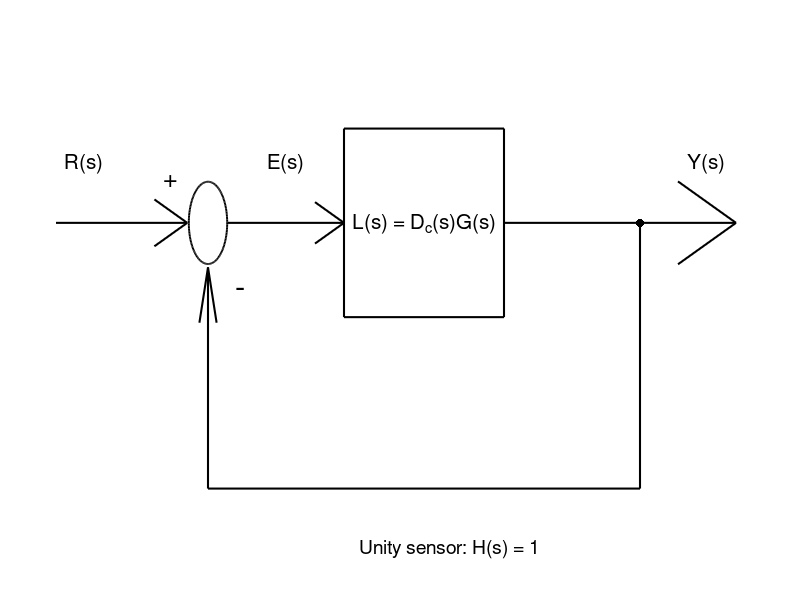
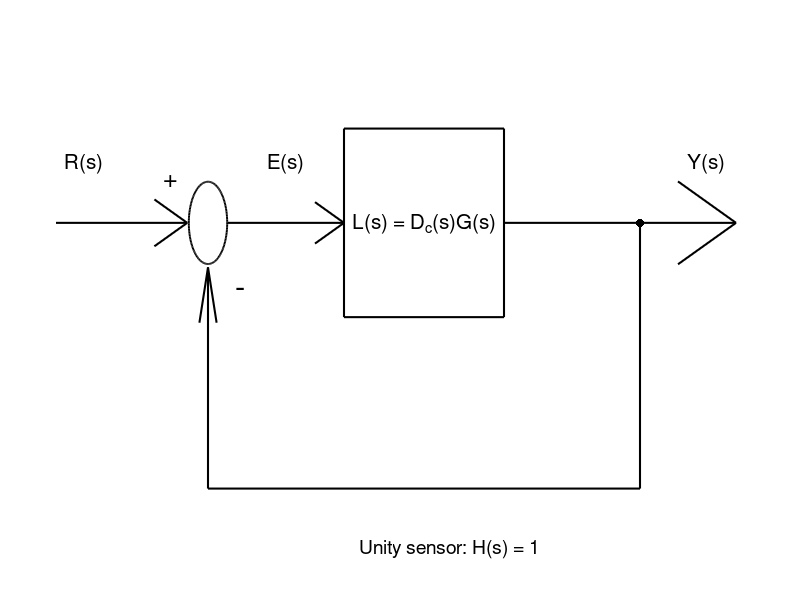
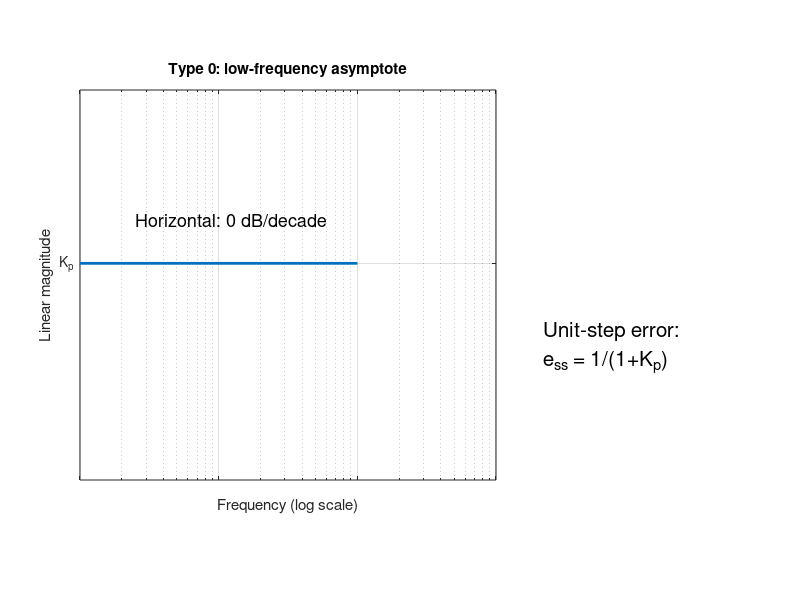
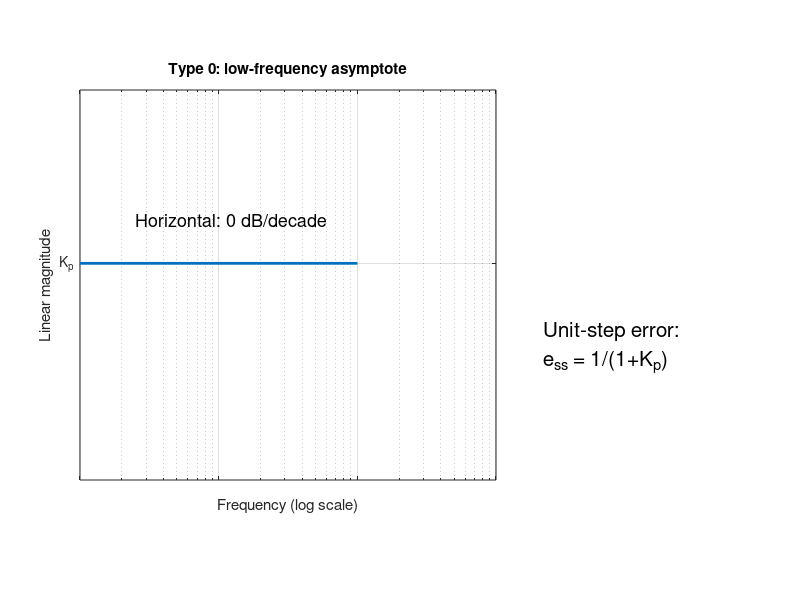

MATLAB code for these plots, in order: (Note: this script raises an error after producing the figures.)
function report = frequency_response_steady_state_errors(makeFigures)
%FREQUENCY_RESPONSE_STEADY_STATE_ERRORS FPE Section 6.1.2, Example 6.7.
% Requires MATLAB and Control System Toolbox. FALSE computes without figures.
if nargin < 1, makeFigures = true; end
s = tf('s');
L = 10/(s*(s+1)); T = feedback(L,1); S = feedback(1,L);
report.poles = pole(T);
assert(all(real(report.poles)<0),'Closed loop must be stable.');
report.Kv = dcgain(minreal(s*L)); % Algebraic evaluation of lim(s*L), not hardware cancellation.
report.stepError = dcgain(S);
report.rampError = 1/report.Kv;
report.readingFrequency = [.01 1];
report.asymptoteReadings = 10./report.readingFrequency;
report.exactReadings = abs(squeeze(freqresp(L,report.readingFrequency))).';
report.time = (0:.002:30)';
report.reference = report.time;
report.error = lsim(S,report.reference,report.time);
wd = sqrt(39)/2; t = report.time;
report.exactError = .1+exp(-t/2).*(-.1*cos(wd*t)+.95/wd*sin(wd*t));
report.maxTransientDifference = max(abs(report.error-report.exactError));
report.finalError = report.error(end);
report.finalTransientBound = exp(-t(end)/2)*hypot(.1,.95/wd);
if ~makeFigures, return; end
out = fullfile(fileparts(mfilename('fullpath')),'figures');
if ~isfolder(out), mkdir(out); end
% Feedback diagram: unity return enters the lower minus port.
f = figure('Color','w','Position',[100 100 1000 350]);
axes('Position',[0 0 1 1]); axis([0 10 0 3.5]); axis off; hold on
rectangle('Position',[4.3 1.65 2 1.1],'LineWidth',1.5);
text(5.3,2.2,'L(s) = D_c(s)G(s)','HorizontalAlignment','center','FontSize',15);
th = linspace(0,2*pi,160);plot(2.6+.24*cos(th),2.2+.24*sin(th),'k','LineWidth',1.4);
arrow([.7 2.2],[2.34 2.2]); arrow([2.85 2.2],[4.3 2.2]); arrow([6.3 2.2],[9.2 2.2]);
plot([8 8 2.6],[2.2 .65 .65],'k','LineWidth',1.5);arrow([2.6 .65],[2.6 1.94]);
plot(8,2.2,'k.','MarkerSize',18);
text(.8,2.55,'R(s)','FontSize',15);text(3.35,2.55,'E(s)','FontSize',15);text(8.6,2.55,'Y(s)','FontSize',15);
text(2.05,2.45,'+','FontSize',18);text(2.95,1.8,'-','FontSize',22);
text(4.5,.3,'Unity sensor: H(s) = 1','FontSize',14);
saveplot(f,out,'n03_error_feedback');
% Symbolic sketch, with arbitrary plot coordinates and no invented gain.
f = figure('Color','w','Position',[100 100 960 400]);
axes('Position',[.1 .2 .52 .65]);semilogx([.01 1],[1 1],'LineWidth',2);hold on;grid on
xlim([.01 10]);ylim([0 1.8]);yticks(1);yticklabels({'K_p'});xticks([.01 .1 1 10]);xticklabels({});
xlabel('Frequency (log scale)');ylabel('Linear magnitude');title('Type 0: low-frequency asymptote');
text(.025,1.2,'Horizontal: 0 dB/decade','FontSize',13);
annotation(f,'textbox',[.68 .38 .3 .22],'String',{'Unit-step error:','e_{ss} = 1/(1+K_p)'},'EdgeColor','none','FontSize',15);
saveplot(f,out,'n03_type0_asymptote');
w = logspace(-2,1,1400);
f = figure('Color','w','Position',[100 100 1000 580]);
loglog(w,10./(w.*sqrt(1+w.^2)),'LineWidth',1.8);hold on
loglog(w,10./w,'--','LineWidth',1.8);
loglog([.01 1],[1000 10],'ko','MarkerFaceColor','w','MarkerSize',8);
loglog(1,10/sqrt(2),'s','MarkerFaceColor',[0 .45 .74],'MarkerSize',8);
grid on;xlim([.008 12]);ylim([.05 2000]);xlabel('Frequency (rad/s)');ylabel('Linear loop magnitude');
title('Example 6.7: model from FPE Fig. 6.13');
legend('Exact 10/[omega sqrt(1+omega^2)]','Extended low-frequency line 10/omega','Asymptote readings','Exact at 1 rad/s','Location','southwest');
text(.014,1100,'A(0.01) = 1000','FontSize',12);
text(1.3,15,'A(1) = 10','FontSize',12);
text(.18,3.5,'M(1) = 7.07107','FontSize',12);
saveplot(f,out,'n03_ex607_asymptote');
f = figure('Color','w','Position',[100 100 1000 460]);
plot(t,report.exactError,'LineWidth',1.8);hold on
plot(t(1:250:end),report.error(1:250:end),'o','MarkerSize',4);
yline(.1,'--','LineWidth',1.3);grid on;xlabel('Time (s)');ylabel('Tracking error (output units)');xlim([0 30]);
title('Example 6.7: unit-ramp error');legend('Exact transient','MATLAB lsim samples','Steady-state error 0.1','Location','northeast');
saveplot(f,out,'n03_ex607_ramp_error');
end
function arrow(a,b)
quiver(a(1),a(2),b(1)-a(1),b(2)-a(2),0,'k','LineWidth',1.5,'MaxHeadSize',.15);
end
function saveplot(fig,out,name)
exportgraphics(fig,fullfile(out,[name '.svg']),'ContentType','vector');
exportgraphics(fig,fullfile(out,[name '.png']),'Resolution',160);
close(fig);
end
